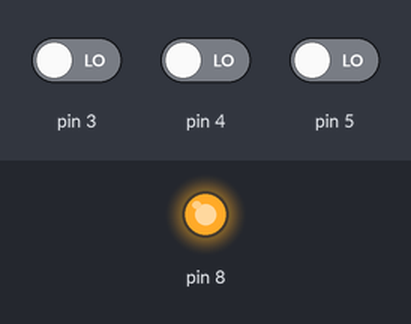
The sketch below on a simulated Arduino Uno, built with avr-gcc and run on an emulated ATmega328P. Shown: output pins drawn as LEDs (lit = HIGH). The inputs (shaded band) are chosen by the test bench; at power-on: pin 3 LOW, pin 4 LOW, pin 5 LOW. What the sketch prints to the serial monitor is not drawn.

Above: at 1.2 s.
1.3 s: pin 3 driven HIGH
At 1.6 s:
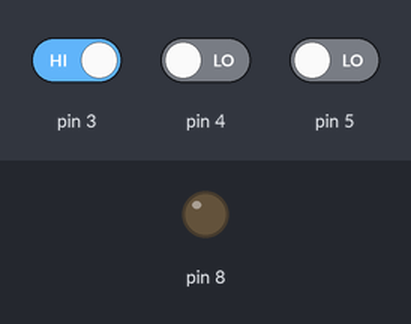
Timing chart, 0 to 4.3 s (numbered marks = the images above; inputs shaded):
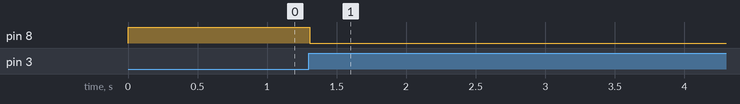

Measured:
- after the input at 1.3 s, pin 8: HIGH → LOW at once

The sketch:

phasecontrol3.ino
```cpp
#include <avr/io.h>
#include <avr/interrupt.h>

void phasedet();
int pulsewidth=10;//4 is generally accepted to be good
double cpc=520.83; //Number of cycles of TMR1 counted per half sine AC wave (60hz)
double fracFull=0.25;//Percent power as compared to full power

//buttons
int buttonCount=0;
int prevup=0;
int prevdn=0;
int recalc=0;
int b;
void setup(){
  Serial.begin(9600);
  pinMode(3,INPUT);
  pinMode(8,OUTPUT);
  attachInterrupt(digitalPinToInterrupt(3),phasedet,RISING);//Is RISING right?

  // set up Timer1
  //TRIAC timing calcs: We want OCR1A to be the number of pulses we need to delay firing of the TRIAC
  b=(520.83*(1.0-fracFull));//Comparator stop value (will trigger flag and ISR once TCNT1==OCR1A). A base10 value!
  TCCR1A = 0x00;    //Upper timer1 control bits
  TCCR1B = 0x00;    //Lower timer1 control bits
  TCNT1=0;
  OCR1A=b;
  //Other stuff
  TIMSK1 = 0x03;//0x03    //enable comparator A and overflow interrupts

  //Timer2 setup
  TCCR2B=0x00;

  TCNT2=0;
  TIFR2=0;
  TIMSK2=0x01;//ovf interrupt
  TCCR2A=0x00;
  TCCR2B=0b00000101;//ps=1024
}

void loop(){
  if(recalc==1){
    int b=(int)(520.83*(1.0-fracFull));
    recalc=0;
  }
  Serial.println(TCNT1);
}

void phasedet(){
   TCCR1B=0x04;
   TCNT1=0;//Can load any value to timer count 1, like in PIC (from 0 to 65536)
}

ISR(TIMER1_COMPA_vect){ //comparator ISR command
  digitalWrite(8,HIGH);  //set TRIAC gate to high
  TCNT1=65536-pulsewidth;//We turn gate on until timer overflows, for a lenth of pulsewidth
}

ISR(TIMER1_OVF_vect){ //comparator ISR command
  digitalWrite(8,LOW);  //set TRIAC gate to low
  TCCR1B = 0x00;    //Turn off the damn timer
}

ISR(TIMER2_OVF_vect){
   buttonCount++;
   if(buttonCount==15){
       buttonCount=0;
       if(digitalRead(4)==1){
          if(prevup==1 && fracFull<1.0){
            fracFull=fracFull+0.05;
            recalc=1;
          }
       }

       if(digitalRead(5)==1){
          if(prevdn==1 && fracFull>0.0){
            fracFull=fracFull-0.05;
            recalc=1;
          }
       }
       prevup=digitalRead(4);
       prevdn=digitalRead(5);
   }
}


//15
```
